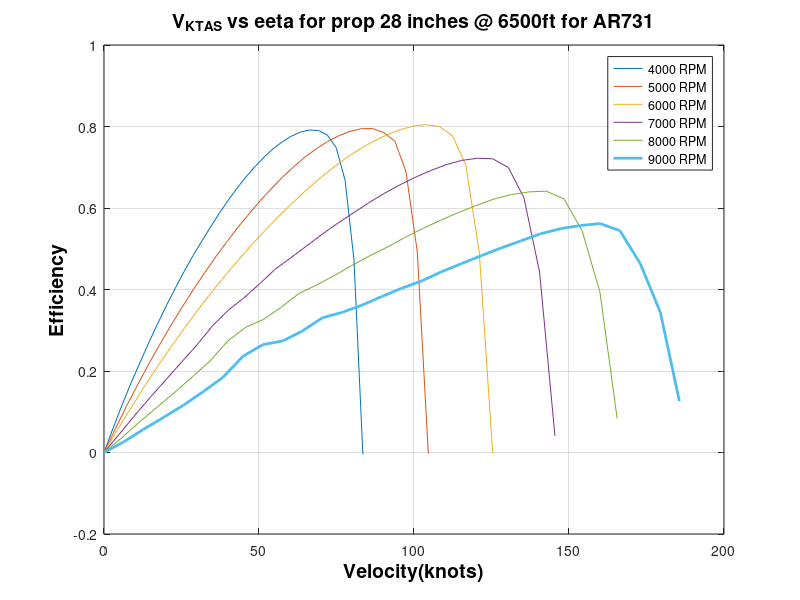

MATLAB code to generate this figure:
%attempting to plot the saved data
clc;clear variables;close all
%Loading in presaved data
load('reupdated_V_and_Pe.mat')
V_4000 = V_mat(:, 4)*0.868976; %MPH to Knots
eff_4000= Pe_mat(:,4);

V_5000 = V_mat(:, 5)*0.868976;
eff_5000= Pe_mat(:,5);

V_6000 = V_mat(:, 6)*0.868976;
eff_6000= Pe_mat(:,6);

V_7000 = V_mat(:, 7)*0.868976;
eff_7000= Pe_mat(:,7);

V_8000 = V_mat(:,8)*0.868976;
eff_8000= Pe_mat(:,8);

V_9000 = V_mat(:,9)*0.868976;
eff_9000= Pe_mat(:,9);

%using extrapolation in excel
figure()
plot(V_4000,eff_4000,V_5000,eff_5000,V_6000,eff_6000,V_7000,eff_7000,V_8000,eff_8000,V_9000,eff_9000 ,'LineWidth',2); 
xlabel('Velocity(knots)','FontSize',14,'FontWeight','bold','Color','k');
ylabel('Efficiency','FontSize',14,'FontWeight','bold','Color','k'); 
legend('4000 RPM','5000 RPM','6000 RPM','7000 RPM','8000 RPM','9000 RPM');
title('V_{KTAS} vs eeta for prop 28 inches @ 6500ft for AR731','FontSize',14,'FontWeight','bold','Color','k');
grid on

